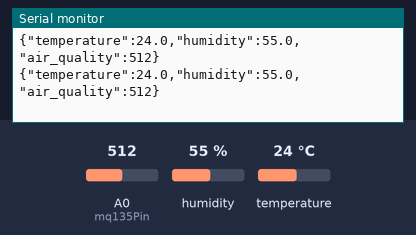
Simulated run of this sketch. Board: Arduino Uno, built with avr-gcc and run on an emulated ATmega328P. On the bench: the last lines printed to the serial monitor. The inputs (shaded band) are chosen by the test bench; at power-on: humidity 55 %, A0 (mq135Pin) = 512, temperature 24 °C.

Above: at 1.8 s.
1.9 s: humidity set to 22 %
At 3.3 s:
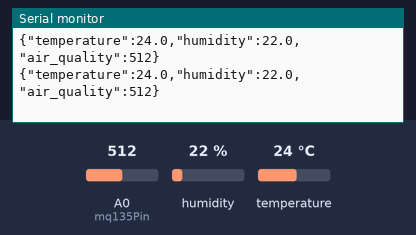
3.4 s: A0 (mq135Pin) set to 716
At 4.4 s:
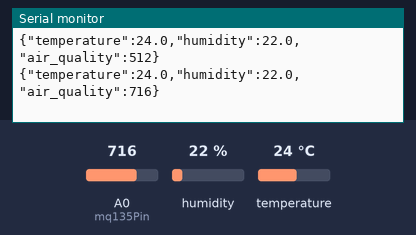
4.9 s: temperature set to 12 °C
At 5.9 s:
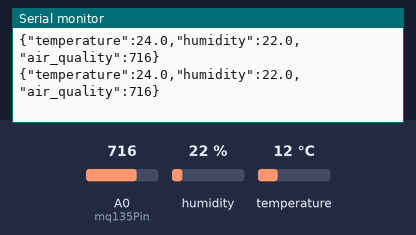
6.4 s: A0 (mq135Pin) set to 900
At 7.7 s:
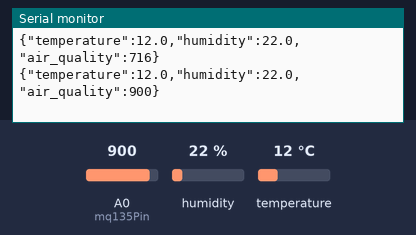
7.9 s: humidity set to 40 %
At 8.9 s:
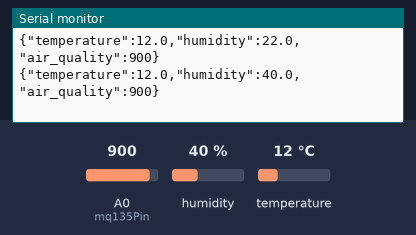
Timing chart, 0 to 10.4 s (numbered marks = the images above; inputs shaded):
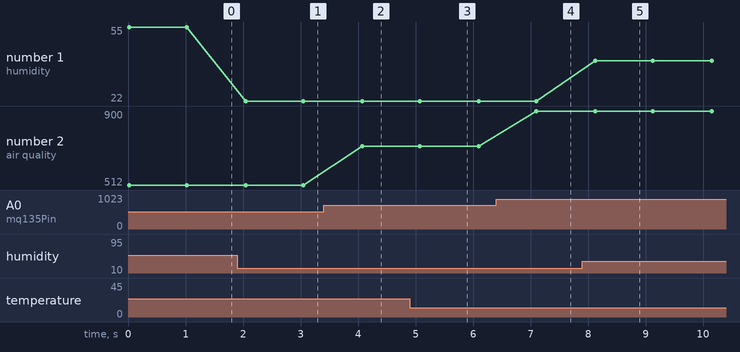

The sketch:

SensoresAmbientales.ino
```cpp
#include <DHT.h>

// Pines
const int dhtPin = 2;        // DHT11 en pin digital 2
const int mq135Pin = A0;     // MQ135 en pin analógico A0

// Tipo de sensor DHT
#define DHTTYPE DHT11
DHT dht(dhtPin, DHTTYPE);

void setup() {
  Serial.begin(9600);
  dht.begin();
}

void loop() {
  // Leer temperatura y humedad
  float humidity = dht.readHumidity();
  float temperature = dht.readTemperature();

  // Leer calidad de aire (valor analógico)
  int mq135Value = analogRead(mq135Pin);

  // Validar lecturas del DHT11
  if (isnan(humidity) || isnan(temperature)) {
    Serial.println("ERROR");
  } else {
    // Enviar como JSON en una sola línea (fácil de leer en Python)
    Serial.print("{\"temperature\":");
    Serial.print(temperature, 1);
    Serial.print(",\"humidity\":");
    Serial.print(humidity, 1);
    Serial.print(",\"air_quality\":");
    Serial.print(mq135Value);  // valor entre 0 y 1023
    Serial.println("}");
  }

  delay(1000); // 1 segundo entre lecturas
}
```

Measured:
- after the input at 1.9 s, the serial monitor: prints a new line after 0.15 s (image 1)
- after the input at 3.4 s, the serial monitor: prints a new line after 0.68 s (image 2)
- after the input at 6.4 s, the serial monitor: prints a new line after 0.70 s (image 4)
- after the input at 7.9 s, the serial monitor: prints a new line after 0.23 s (image 5)
- plotted number 1: 55 → 22 after the input at 1.9 s, 22 → 40 after the input at 7.9 s
- plotted number 2: 512 → 716 after the input at 3.4 s, 716 → 900 after the input at 6.4 s
